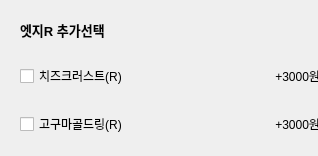
            <widget class="QWidget" name="widget_whole_3" native="true">
             <property name="minimumSize">
              <size>
               <width>318</width>
               <height>0</height>
              </size>
             </property>
             <property name="maximumSize">
              <size>
               <width>318</width>
               <height>16777215</height>
              </size>
             </property>
             <layout class="QVBoxLayout" name="verticalLayout_5">
              <item>
               <widget class="QWidget" name="widget_title_3" native="true">
                <layout class="QVBoxLayout" name="verticalLayout_6">
                 <item>
                  <widget class="QLabel" name="label_27">
                   <property name="font">
                    <font>
                     <pointsize>10</pointsize>
                     <weight>75</weight>
                     <bold>true</bold>
                    </font>
                   </property>
                   <property name="text">
                    <string>엣지R 추가선택</string>
                   </property>
                  </widget>
                 </item>
                </layout>
               </widget>
              </item>
              <item>
               <widget class="QWidget" name="widget_23" native="true">
                <property name="minimumSize">
                 <size>
                  <width>318</width>
                  <height>0</height>
                 </size>
                </property>
                <property name="maximumSize">
                 <size>
                  <width>318</width>
                  <height>16777215</height>
                 </size>
                </property>
                <layout class="QHBoxLayout" name="horizontalLayout_23">
                 <item>
                  <widget class="QCheckBox" name="checkBox_12">
                   <property name="text">
                    <string>치즈크러스트(R)</string>
                   </property>
                  </widget>
                 </item>
                 <item>
                  <widget class="QLabel" name="cheeseCrust">
                   <property name="text">
                    <string>+3000원</string>
                   </property>
                   <property name="alignment">
                    <set>Qt::AlignRight|Qt::AlignTrailing|Qt::AlignVCenter</set>
                   </property>
                  </widget>
                 </item>
                </layout>
               </widget>
              </item>
              <item>
               <widget class="QWidget" name="widget_24" native="true">
                <property name="minimumSize">
                 <size>
                  <width>318</width>
                  <height>0</height>
                 </size>
                </property>
                <property name="maximumSize">
                 <size>
                  <width>318</width>
                  <height>16777215</height>
                 </size>
                </property>
                <layout class="QHBoxLayout" name="horizontalLayout_24">
                 <item>
                  <widget class="QCheckBox" name="checkBox_13">
                   <property name="text">
                    <string>고구마골드링(R)</string>
                   </property>
                  </widget>
                 </item>
                 <item>
                  <widget class="QLabel" name="gogumaGoldring">
                   <property name="text">
                    <string>+3000원</string>
                   </property>
                   <property name="alignment">
                    <set>Qt::AlignRight|Qt::AlignTrailing|Qt::AlignVCenter</set>
                   </property>
                  </widget>
                 </item>
                </layout>
               </widget>
              </item>
             </layout>
            </widget>
